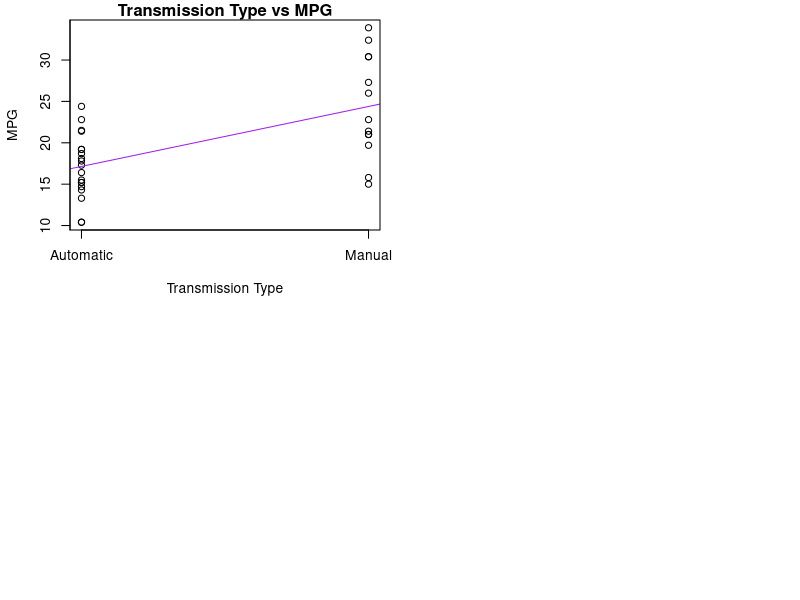
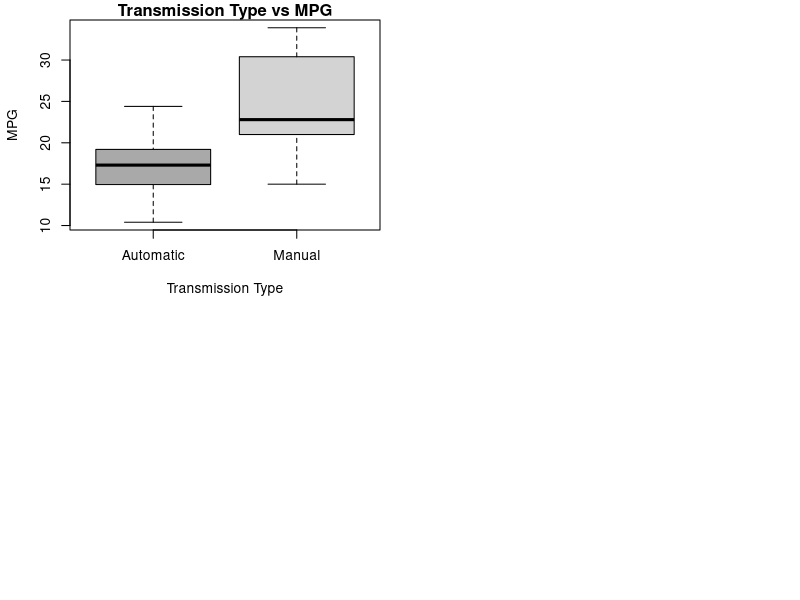

The R source for these figures, in order:
## ---- chunk 1
library(datasets)
data(mtcars)
head(mtcars, 2)
## ---- chunk 2
attach(mtcars)
par(mfrow=c(2,2), omi=c(0,0,0,0), mai=c(.7,.7,.2,.2))
plot(am, mpg, axes="FALSE", xlab="", ylab="", xaxt="n")
axis(side=1, at=c(0,1), labels=c("Automatic", "Manual"))
axis(side=2, at=seq(0,40, by=5 ))
title(xlab="Transmission Type", ylab="MPG", main="Transmission Type vs MPG", )
fit1 <- lm(mpg~am)
abline(fit1, col="purple")
box()
## ---- chunk 3
par(mfrow=c(2,2), omi=c(0,0,0,0), mai=c(.7,.7,.2,.2))
boxplot(mpg~am, data = mtcars, col = c("dark grey", "light grey"), xlab = "Transmission Type", ylab = "MPG", main = "Transmission Type vs MPG", xaxt="n")
axis(side=1, at=c(0,1)+1, labels=c("Automatic", "Manual"))

## ---- chunk 4
fit2 <- lm(mpg~., data=mtcars)
